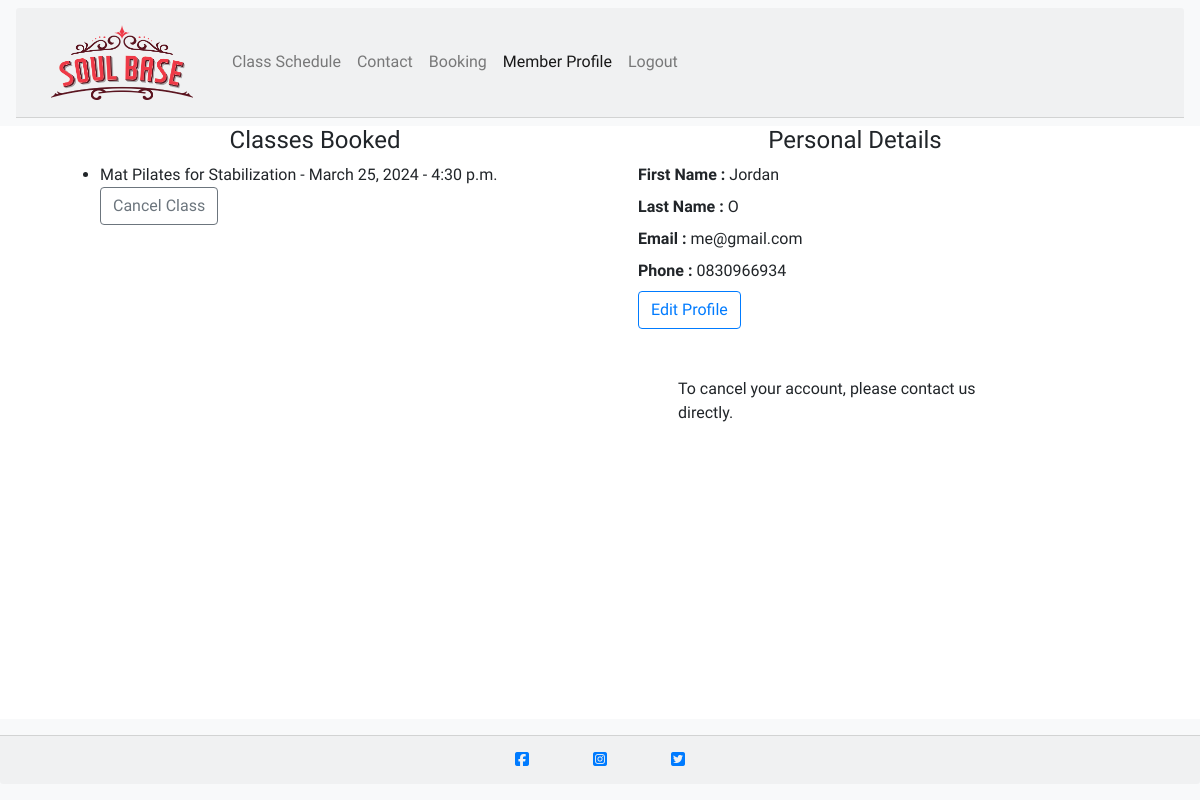
/member/ (signed in), run on an earlier commit of the app's database.
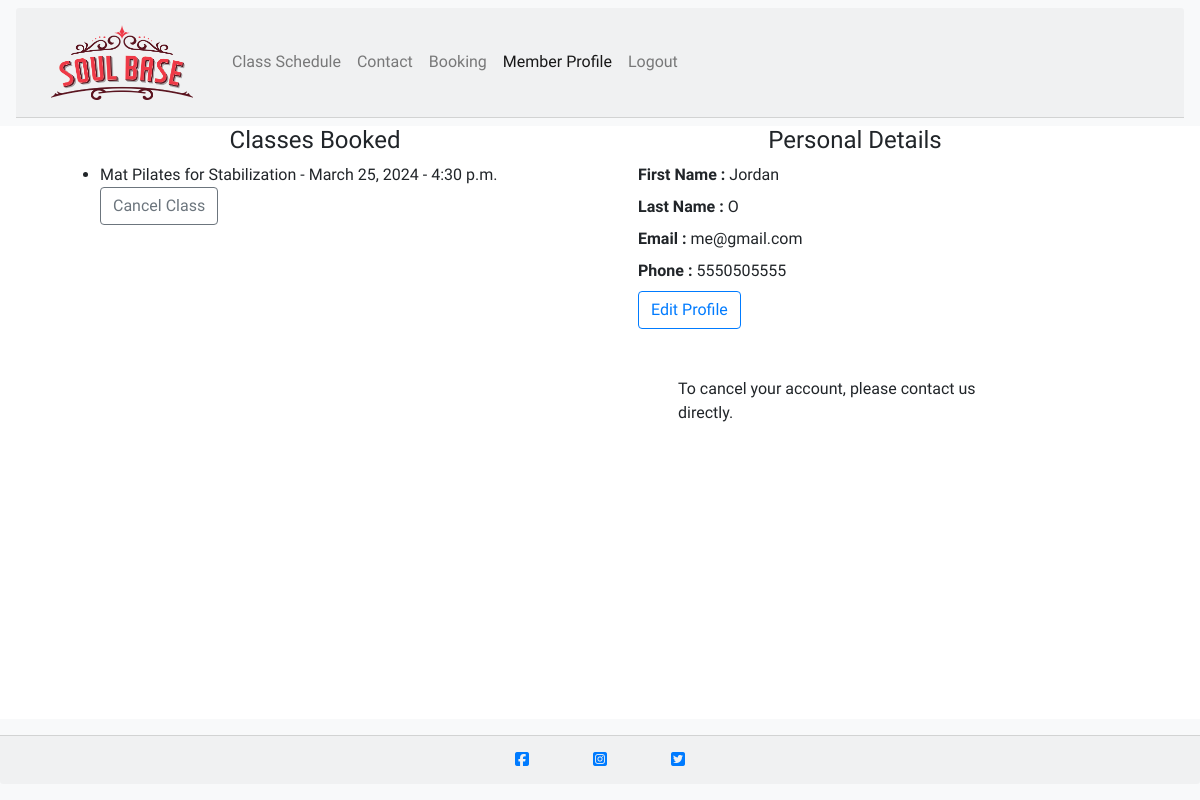
And on a later commit of the database.
### member/models.py (models this page shows, shortened)
class UserProfile(models.Model):
    member = models.OneToOneField(
        User, on_delete=models.CASCADE, primary_key=True)
    phone = models.CharField(max_length=50)

### member/views.py (the view)
# urls.py: path('', views.member_profile, name='member'),
def member_profile(request):
    if request.user.is_authenticated:
        user_profile = UserProfile.objects.get(member=request.user)
        booked_classes = Booking.objects.filter(member=user_profile)
        if request.method == 'POST':
            form = UserProfileForm(request.POST, instance=user_profile)
            if form.is_valid():
                form.save()
                return redirect('member')
        else:
            form = UserProfileForm(instance=user_profile)
        context = {
            'booked_classes':booked_classes,
            'user_profile': user_profile,
            'form': form
                    }
        return render(request, "member/member_profile.html", context)
    else:
        return redirect('login')

### class_booking/models.py (called while the page is built)
    def __str__(self):
        return self.class_name

### member/templates/member/member_profile.html (shortened to what this page needs)
{% extends "base.html" %}
{% block content %}
<div class="container">
    <div class="row col-md-12">
        <div class="col-md-6">
            <h4 class="text-center">Classes Booked</h4>
            {% for booking in booked_classes %}
              <ul>
                <li>{{ booking.booked_class }} - {{ booking.class_date }} - {{ booking.class_time }}
                  <form action="{% url 'cancel_booking' booking.booking_id %}" method="post">
                    <button type="submit" class="btn btn-outline-secondary">Cancel Class</button>
                  </form>
                </li>
              </ul>
            {% endfor %}
        </div>
        <div class="col-md-6">
          <h4 class="text-center">Personal Details</h4>
          <div class="container">
              <div class="col-md-6">
                  <article class="m-2"><strong>First Name :</strong> {{ user_profile.member.first_name }}</article>
                  <article class="m-2"><strong>Last Name :</strong> {{ user_profile.member.last_name }}</article>
                  <article class="m-2"><strong>Email :</strong> {{ user_profile.member.email }}</article>
                  <article class="m-2"><strong>Phone :</strong> {{ user_profile.phone }}</article>
              </div>
          </div>
          <div class="container">
              <div class="col-md-6 m-2">
                  <button type="button" class="btn btn-outline-primary" data-toggle="modal" data-target="#editProfileModal">
                      Edit Profile
                  </button>
              </div>
          </div>
          <div class="container">
            <div class="col-md-12">
              <p class="m-5">To cancel your account, please contact us directly.</p>
            </div>
          </div>
        </div>
    </div>
</div>
{% endblock %}

What changed in the data, as far as the page shows it:
changed UserProfile "Jordan": phone "0830966934" → "5550505555"
